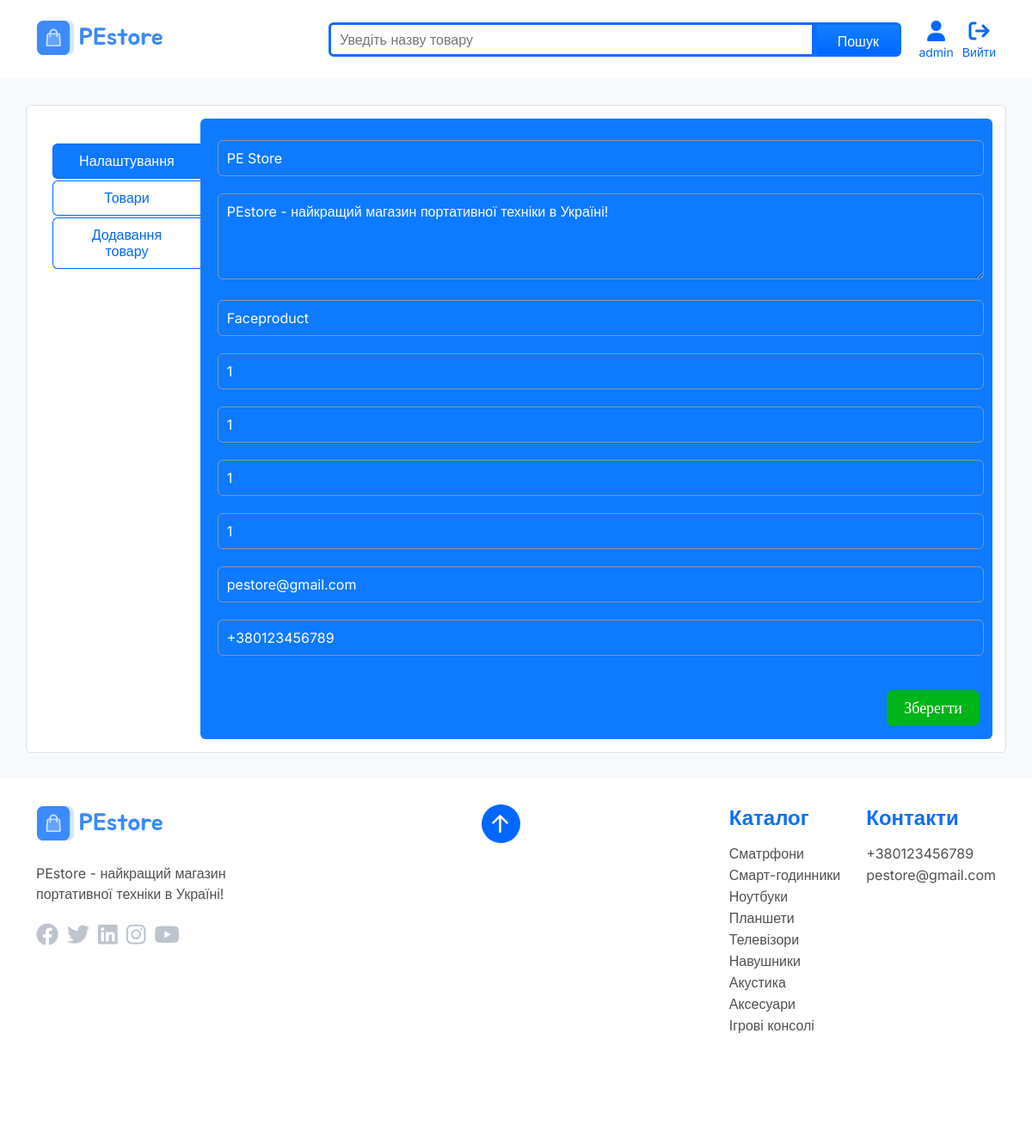
The page /pestore.com/administrator.php (signed in) on the database its author committed.
### tables this page shows
CREATE TABLE `global_options` (
  `options_id` int NOT NULL,
  `page_title` varchar(100) DEFAULT NULL,
  `about_info` text,
  `facebook` varchar(50) DEFAULT NULL,
  `twitter` varchar(50) DEFAULT NULL,
  `linkedin` varchar(50) DEFAULT NULL,
  `instagram` varchar(50) DEFAULT NULL,
  `youtube` varchar(50) DEFAULT NULL,
  `phone` varchar(50) DEFAULT NULL,
  `email` varchar(50) DEFAULT NULL
);

### pestore.com/administrator.php (the view, shortened to what this page needs)
<?php
  include_once('header.php');
  require_once 'inc/connect.php';
  $query = mysqli_query($connect, "SELECT * FROM `global_options`");
  $query = mysqli_fetch_assoc($query);
?>
    <main>
        <section class="section login-section">
            <div class="container products admin wrapper">
                <div class="sidebar">
                    <div class="settings">
                        <div class="tab-item">
                            <button id="global-tab" class="btn btn-white btn-admin active-tab">Налаштування</button>
                        </div>
                        <div class="tab-item">
                            <button id="products-tab" class="btn btn-white btn-admin ">Товари</button>
                        </div>
                        <div class="tab-item">
                            <button id="add-tab" class="btn btn-white btn-admin">Додавання товару</button>
                        </div>
                    </div>
                </div>
                <div class="content">
                    <div class="tab-content active-tab-content" id="global-tab-content">
                        <form action="inc/update-site-info.php" method="post" >
                            <div class="input-container">
                                <input type="text" name="page_title" id="page_title" placeholder="Заголовок Сайту" value="<?php echo $query['page_title']; ?>" >
                            </div>
                            <div class="input-container">
                                <textarea type="text" name="about_info" id="about_info" placeholder="Коротка інформація про сайт" ><?php echo $query['about_info']; ?></textarea>
                            </div>
                            <div class="input-container">
                                <input type="text" name="faceproduct" id="faceproduct" placeholder="Faceproduct" value="<?php echo $query['faceproduct']; ?>" >
                            </div>
                            <div class="input-container">
                                <input type="text" name="twitter" id="twitter" placeholder="Twitter" value="<?php echo $query['twitter']; ?>">
                            </div>
                            <div class="input-container">
                                <input type="text" name="linkedin" id="linkedin" placeholder="Linkedin " value="<?php echo $query['linkedin']; ?>" >
                            </div>
                            <div class="input-container">
                                <input type="text" name="instagram" id="instagram" placeholder="Instagram" value="<?php echo $query['instagram']; ?>" >
                            </div>
                            <div class="input-container">
                                <input type="text" name="youtube" id="youtube" placeholder="YouTube" value="<?php echo $query['youtube']; ?>" >
                            </div>
                            <div class="input-container">
                                <input type="text" name="email" id="email" placeholder="Email" value="<?php echo $query['email']; ?>" >
                            </div>
                            <div class="input-container">
                                <input type="text" name="phone" id="phone" placeholder="Телефон" value="<?php echo $query['phone']; ?>" >
                            </div>
                            <button type="submit" class="btn btn-green btn-submit">Зберегти</button>
                        </form>
                    </div>
                </div>
            </div>
        </section>
    </main>
    <?php
    include_once('footer.php')
?>

### pestore.com/header.php (shortened to what this page needs)
<!DOCTYPE html>
<html lang="en">
<head>
    <link rel="stylesheet" href="https://cdnjs.cloudflare.com/ajax/libs/font-awesome/6.3.0/css/all.min.css" />
    <link rel="stylesheet" href="https://cdn.jsdelivr.net/npm/swiper@9/swiper-bundle.min.css" />
    <link rel="stylesheet" href="css/animate.css">
    <link rel="stylesheet" href="css/style.css">
</head>
<body>
    <header id="header" class="header wow animate__animated animate__fadeInDown">
        <div class="container">
            <nav class="navbar">
                <div class="navbar__head">
                    <div class="navbar__head-logo">
                        <a href="/">
                            <img src="img/Logotype.svg" alt="PEstore">
                        </a>
                    </div>
                </div>
                <div class="search-form">
                    <form action="inc/search.php" method="post" class="form-inputs">
                        <input type="text" required name="search" placeholder="Уведіть назву товару">
                        <input class=" btn-search" type="submit" value="Пошук">
                    </form>
                </div>
                <div class="navbar__links">
                <?php if($_SESSION['user']){?>
                  <a href="/administrator.php" class="cart">
                    <i class="fa-solid fa-user"></i>
                    <div class="title"><?php echo $_SESSION['user']['name']; ?></div>
                  </a>
                  <a href="inc/logout.php" class="cart"><i class="fa-solid fa-arrow-right-from-bracket"></i>
                    <div class="title">Вийти</div>
                  </a>
                <?php
                  }
                ?>
                </div>
            </nav>
        </div>
    </header>

### pestore.com/footer.php (shortened to what this page needs)
<?php
  require_once 'inc/connect.php';
  $query = mysqli_query($connect, "SELECT * FROM `global_options`");
  $query = mysqli_fetch_assoc($query);
?>
<footer class="footer ">
        <div class="container wow animate__animated animate__fadeInUp">
            <div class="text">
                <div class="logo">
                    <a href="/">
                        <img src="img/Logotype.svg" alt="PEstore">
                    </a>
                </div>
                <h1>
                    <p><?php echo $query['about_info'];?></p>
                </h1>
                <ul class="links">
                    <li><a href="<?php echo $query['facebook'];?>">
                        <i class="fa-brands fa-facebook"></i>
                    </a></li>
                    <li><a href="<?php echo $query['twitter'];?>">
                        <i class="fa-brands fa-twitter"></i>
                    </a></li>
                    <li><a href="<?php echo $query['linkedin'];?>">
                        <i class="fa-brands fa-linkedin"></i>
                    </a></li>
                    <li><a href="<?php echo $query['instagram'];?>">
                        <i class="fa-brands fa-instagram"></i>
                    </a></li>
                    <li><a href="<?php echo $query['youtube'];?>">
                        <i class="fa-brands fa-youtube"></i>
                    </a></li>
                </ul>
            </div>
            <a href="#header" class="arrow-btn">
                <img src="img/footer-arrow.svg" alt="Arrow">
            </a>
            <ul class="links">
                <li>
                    <a href="/catalog.php">Каталог</a>
                    <ul>
                        <li><a href="catalog.php?smartphone=on">Сматрфони</a></li>
                        <li><a href="catalog.php?smartwatch=on">Смарт-годинники</a></li>
                        <li><a href="catalog.php?laptop=on">Ноутбуки</a></li>
                        <li><a href="catalog.php?tablet=on">Планшети</a></li>
                        <li><a href="catalog.php?tv=on">Телевізори</a></li>
                        <li><a href="catalog.php?headphones=on">Навушники</a></li>
                        <li><a href="catalog.php?acoustics=on">Акустика</a></li>
                        <li><a href="catalog.php?accessories=on">Аксесуари</a></li>
                        <li><a href="catalog.php?consoles=on">Ігрові консолі</a></li>
                    </ul>
                </li>
                <li>
                    <a>Контакти</a>
                    <ul>
                        <li><a href="tel::<?php echo $query['phone'];?>"><?php echo $query['phone'];?></a></li>
                        <li><a href="mailto::<?php echo $query['email'];?>"><?php echo $query['email'];?></a></li>
                    </ul>
                </li>
            </ul>
        </div>
    </footer>
</body>
</html>

### rows shown on the page
global_options: page_title "PE Store", about_info "PEstore - найкращий магазин портативної техніки в Україні!", twitter "1", linkedin "1", instagram "1", youtube "1", email "pestore@gmail.com", phone "+380123456789"

### other values the page prints
$_SESSION['user']['name'] "admin"
